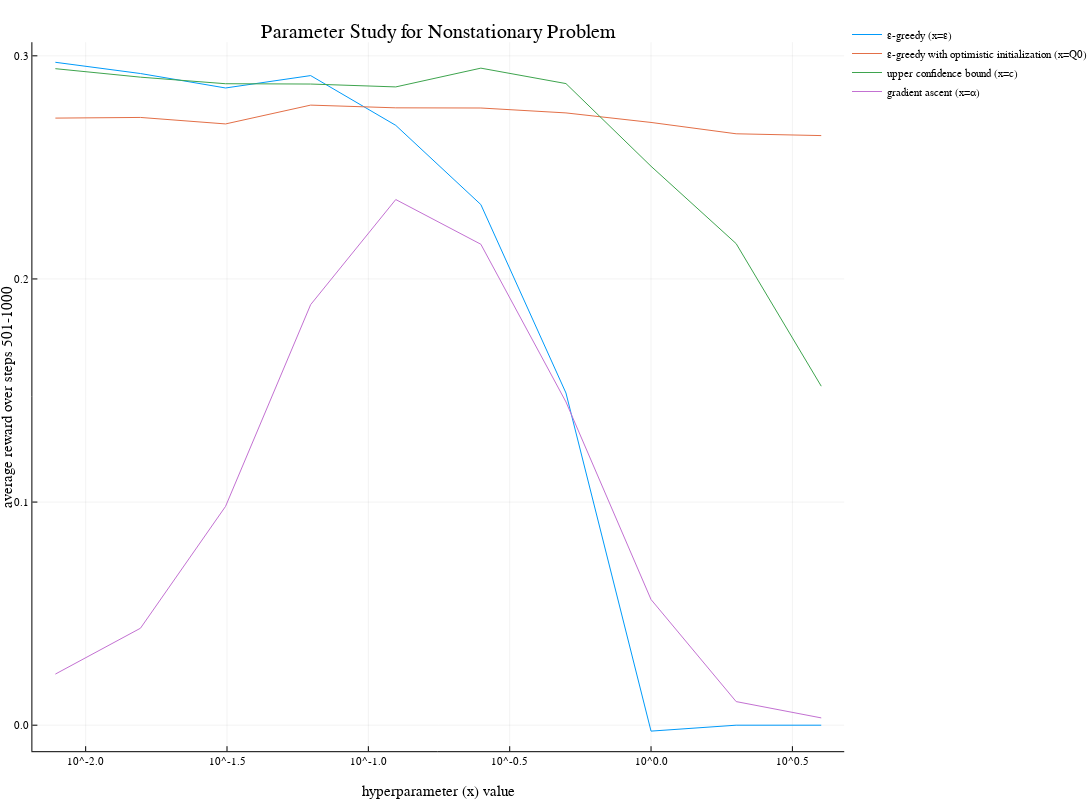

Notebook code for this chart:
### Code cell
# Plot results
println("Plotting results of studies...")
plotly()

plot(HYPERPARAM_VALUES, epsilon_greedy_perf, label="ε-greedy (x=ε)")
plot!(HYPERPARAM_VALUES, epsilon_greedy_optimistic_perf, label="ε-greedy with optimistic initialization (x=Q0)")
plot!(HYPERPARAM_VALUES, ucb_perf, label="upper confidence bound (x=c)")
plot!(HYPERPARAM_VALUES, gradient_perf, label="gradient ascent (x=α)")

plot!(title="Parameter Study for Nonstationary Problem", xaxis=("hyperparameter (x) value", :log), yaxis=("average reward over steps $(fld(STEPS, 2) + 1)-$STEPS"), legend=:outertopright, size=(1200, 800))

### Figure 1 — Plotly figure (JSON) as saved in the notebook; plotly's stock layout.template omitted (floating-point values rounded to 4 significant figures)
{"data": [{"xaxis": "x1", "colorbar": {"title": ""}, "yaxis": "y1", "x": [0.007812, 0.01562, 0.03125, 0.0625, 0.125, 0.25, 0.5, 1, 2, 4], "showlegend": true, "mode": "lines", "name": "ε-greedy (x=ε)", "zmin": null, "legendgroup": "ε-greedy (x=ε)", "zmax": null, "line": {"color": "rgba(0, 154, 250, 1.000)", "shape": "linear", "dash": "solid", "width": 1}, "y": [0.2971, 0.2921, 0.2856, 0.2911, 0.2688, 0.2333, 0.1489, -0.00266, 0, 0], "type": "scatter"}, {"xaxis": "x1", "colorbar": {"title": ""}, "yaxis": "y1", "x": [0.007812, 0.01562, 0.03125, 0.0625, 0.125, 0.25, 0.5, 1, 2, 4], "showlegend": true, "mode": "lines", "name": "ε-greedy with optimistic initialization (x=Q0)", "zmin": null, "legendgroup": "ε-greedy with optimistic initialization (x=Q0)", "zmax": null, "line": {"color": "rgba(227, 111, 71, 1.000)", "shape": "linear", "dash": "solid", "width": 1}, "y": [0.2721, 0.2724, 0.2695, 0.2779, 0.2767, 0.2766, 0.2744, 0.2701, 0.2651, 0.2642], "type": "scatter"}, {"xaxis": "x1", "colorbar": {"title": ""}, "yaxis": "y1", "x": [0.007812, 0.01562, 0.03125, 0.0625, 0.125, 0.25, 0.5, 1, 2, 4], "showlegend": true, "mode": "lines", "name": "upper confidence bound (x=c)", "zmin": null, "legendgroup": "upper confidence bound (x=c)", "zmax": null, "line": {"color": "rgba(62, 164, 78, 1.000)", "shape": "linear", "dash": "solid", "width": 1}, "y": [0.2942, 0.2904, 0.2875, 0.2874, 0.2861, 0.2945, 0.2876, 0.2505, 0.2158, 0.1519], "type": "scatter"}, {"xaxis": "x1", "colorbar": {"title": ""}, "yaxis": "y1", "x": [0.007812, 0.01562, 0.03125, 0.0625, 0.125, 0.25, 0.5, 1, 2, 4], "showlegend": true, "mode": "lines", "name": "gradient ascent (x=α)", "zmin": null, "legendgroup": "gradient ascent (x=α)", "zmax": null, "line": {"color": "rgba(195, 113, 210, 1.000)", "shape": "linear", "dash": "solid", "width": 1}, "y": [0.02291, 0.04346, 0.09807, 0.1885, 0.2356, 0.2155, 0.1449, 0.05632, 0.01058, 0.003265], "type": "scatter"}], "layout": {"showlegend": true, "xaxis": {"showticklabels": true, "gridwidth": 0.5, "tickvals": [0.01, 0.03162, 0.1, 0.3162, 1, 3.162], "visible": true, "ticks": "inside", "range": [-2.188, 0.6833], "domain": [0.03823, 0.9967], "tickmode": "array", "linecolor": "rgba(0, 0, 0, 1.000)", "showgrid": true, "title": "hyperparameter (x) value", "mirror": false, "tickangle": 0, "showline": true, "gridcolor": "rgba(0, 0, 0, 0.100)", "titlefont": {"color": "rgba(0, 0, 0, 1.000)", "family": "sans-serif", "size": 15}, "tickcolor": "rgb(0, 0, 0)", "ticktext": ["10^-2.0", "10^-1.5", "10^-1.0", "10^-0.5", "10^0.0", "10^0.5"], "zeroline": false, "type": "log", "tickfont": {"color": "rgba(0, 0, 0, 1.000)", "family": "sans-serif", "size": 11}, "zerolinecolor": "rgba(0, 0, 0, 1.000)", "anchor": "y1"}, "paper_bgcolor": "rgba(255, 255, 255, 1.000)", "annotations": [{"yanchor": "top", "xanchor": "center", "rotation": 0, "y": 1, "font": {"color": "rgba(0, 0, 0, 1.000)", "family": "sans-serif", "size": 20}, "yref": "paper", "showarrow": false, "text": "Parameter Study for Nonstationary Problem", "xref": "paper", "x": 0.5175}], "height": 800, "margin": {"l": 0, "b": 20, "r": 0, "t": 20}, "plot_bgcolor": "rgba(255, 255, 255, 1.000)", "yaxis": {"showticklabels": true, "gridwidth": 0.5, "tickvals": [0, 0.1, 0.2, 0.3], "visible": true, "ticks": "inside", "range": [-0.01165, 0.3061], "domain": [0.03791, 0.9708], "tickmode": "array", "linecolor": "rgba(0, 0, 0, 1.000)", "showgrid": true, "title": "average reward over steps 501-1000", "mirror": false, "tickangle": 0, "showline": true, "gridcolor": "rgba(0, 0, 0, 0.100)", "titlefont": {"color": "rgba(0, 0, 0, 1.000)", "family": "sans-serif", "size": 15}, "tickcolor": "rgb(0, 0, 0)", "ticktext": ["0.0", "0.1", "0.2", "0.3"], "zeroline": false, "type": "-", "tickfont": {"color": "rgba(0, 0, 0, 1.000)", "family": "sans-serif", "size": 11}, "zerolinecolor": "rgba(0, 0, 0, 1.000)", "anchor": "x1"}, "legend": {"tracegroupgap": 0, "bordercolor": "rgba(0, 0, 0, 1.000)", "bgcolor": "rgba(255, 255, 255, 1.000)", "font": {"color": "rgba(0, 0, 0, 1.000)", "family": "sans-serif", "size": 11}, "y": 1, "x": 1}, "width": 1200}}
